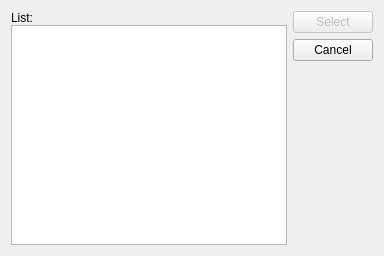
<ui version="4.0" >
 <comment> * OpenRPT report writer and rendering engine
 * Copyright (C) 2001-2010 by OpenMFG, LLC
 *
 * This library is free software; you can redistribute it and/or
 * modify it under the terms of the GNU Lesser General Public
 * License as published by the Free Software Foundation; either
 * version 2.1 of the License, or (at your option) any later version.
 *
 * This library is distributed in the hope that it will be useful,
 * but WITHOUT ANY WARRANTY; without even the implied warranty of
 * MERCHANTABILITY or FITNESS FOR A PARTICULAR PURPOSE. See the GNU
 * Lesser General Public License for more details.
 *
 * You should have received a copy of the GNU Lesser General Public
 * License along with this library; if not, write to the Free Software
 * Foundation, Inc., 59 Temple Place, Suite 330, Boston, MA 02111-1307 USA
 * Please contact info@openmfg.com with any questions on this license.</comment>
 <class>ParamListEdit</class>
 <widget class="QDialog" name="ParamListEdit" >
  <property name="geometry" >
   <rect>
    <x>0</x>
    <y>0</y>
    <width>384</width>
    <height>256</height>
   </rect>
  </property>
  <property name="windowTitle" >
   <string>List</string>
  </property>
  <layout class="QHBoxLayout" name="horizontalLayout" >
   <item>
    <layout class="QVBoxLayout" name="verticalLayout" >
     <property name="spacing" >
      <number>0</number>
     </property>
     <item>
      <widget class="QLabel" name="textLabel1" >
       <property name="text" >
        <string>List:</string>
       </property>
       <property name="buddy" >
        <cstring>_list</cstring>
       </property>
      </widget>
     </item>
     <item>
      <widget class="QListWidget" name="_list" />
     </item>
    </layout>
   </item>
   <item>
    <layout class="QVBoxLayout" >
     <property name="margin" >
      <number>0</number>
     </property>
     <item>
      <widget class="QPushButton" name="_select" >
       <property name="enabled" >
        <bool>false</bool>
       </property>
       <property name="text" >
        <string>Select</string>
       </property>
      </widget>
     </item>
     <item>
      <widget class="QPushButton" name="_cancel" >
       <property name="text" >
        <string>Cancel</string>
       </property>
      </widget>
     </item>
     <item>
      <spacer name="spacer1" >
       <property name="orientation" >
        <enum>Qt::Vertical</enum>
       </property>
       <property name="sizeType" >
        <enum>QSizePolicy::Expanding</enum>
       </property>
       <property name="sizeHint" stdset="0" >
        <size>
         <width>20</width>
         <height>21</height>
        </size>
       </property>
      </spacer>
     </item>
    </layout>
   </item>
  </layout>
 </widget>
 <layoutdefault spacing="6" margin="11" />
 <tabstops>
  <tabstop>_list</tabstop>
  <tabstop>_select</tabstop>
  <tabstop>_cancel</tabstop>
 </tabstops>
 <resources/>
 <connections>
  <connection>
   <sender>_cancel</sender>
   <signal>clicked()</signal>
   <receiver>ParamListEdit</receiver>
   <slot>reject()</slot>
   <hints>
    <hint type="sourcelabel" >
     <x>319</x>
     <y>67</y>
    </hint>
    <hint type="destinationlabel" >
     <x>20</x>
     <y>20</y>
    </hint>
   </hints>
  </connection>
  <connection>
   <sender>_select</sender>
   <signal>clicked()</signal>
   <receiver>ParamListEdit</receiver>
   <slot>accept()</slot>
   <hints>
    <hint type="sourcelabel" >
     <x>319</x>
     <y>30</y>
    </hint>
    <hint type="destinationlabel" >
     <x>20</x>
     <y>20</y>
    </hint>
   </hints>
  </connection>
 </connections>
</ui>
